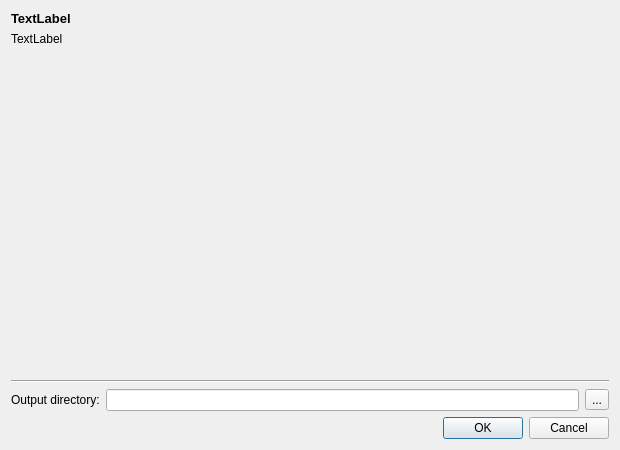
<?xml version="1.0" encoding="UTF-8"?>
<ui version="4.0">
 <class>GGGeneratorDialog</class>
 <widget class="QDialog" name="GGGeneratorDialog">
  <property name="geometry">
   <rect>
    <x>0</x>
    <y>0</y>
    <width>620</width>
    <height>450</height>
   </rect>
  </property>
  <property name="windowTitle">
   <string>Generator</string>
  </property>
  <layout class="QVBoxLayout" name="verticalLayout">
   <item>
    <widget class="QLabel" name="lblGeneratorName">
     <property name="font">
      <font>
       <pointsize>10</pointsize>
       <weight>75</weight>
       <bold>true</bold>
      </font>
     </property>
     <property name="text">
      <string>TextLabel</string>
     </property>
    </widget>
   </item>
   <item>
    <widget class="QLabel" name="lblGeneratorDescription">
     <property name="text">
      <string>TextLabel</string>
     </property>
    </widget>
   </item>
   <item>
    <widget class="QStackedWidget" name="stkGenerators">
     <widget class="QWidget" name="pageEmpty"/>
    </widget>
   </item>
   <item>
    <widget class="Line" name="line">
     <property name="orientation">
      <enum>Qt::Horizontal</enum>
     </property>
    </widget>
   </item>
   <item>
    <layout class="QHBoxLayout" name="horizontalLayout">
     <item>
      <widget class="QLabel" name="label">
       <property name="text">
        <string>Output directory:</string>
       </property>
      </widget>
     </item>
     <item>
      <widget class="QLineEdit" name="txtOutput">
       <property name="readOnly">
        <bool>true</bool>
       </property>
      </widget>
     </item>
     <item>
      <widget class="QToolButton" name="btnBrowse">
       <property name="text">
        <string>...</string>
       </property>
      </widget>
     </item>
    </layout>
   </item>
   <item>
    <widget class="QDialogButtonBox" name="buttonBox">
     <property name="orientation">
      <enum>Qt::Horizontal</enum>
     </property>
     <property name="standardButtons">
      <set>QDialogButtonBox::Cancel|QDialogButtonBox::Ok</set>
     </property>
    </widget>
   </item>
  </layout>
 </widget>
 <resources/>
 <connections>
  <connection>
   <sender>buttonBox</sender>
   <signal>accepted()</signal>
   <receiver>GGGeneratorDialog</receiver>
   <slot>accept()</slot>
   <hints>
    <hint type="sourcelabel">
     <x>257</x>
     <y>440</y>
    </hint>
    <hint type="destinationlabel">
     <x>157</x>
     <y>274</y>
    </hint>
   </hints>
  </connection>
  <connection>
   <sender>buttonBox</sender>
   <signal>rejected()</signal>
   <receiver>GGGeneratorDialog</receiver>
   <slot>reject()</slot>
   <hints>
    <hint type="sourcelabel">
     <x>325</x>
     <y>440</y>
    </hint>
    <hint type="destinationlabel">
     <x>286</x>
     <y>274</y>
    </hint>
   </hints>
  </connection>
 </connections>
</ui>
